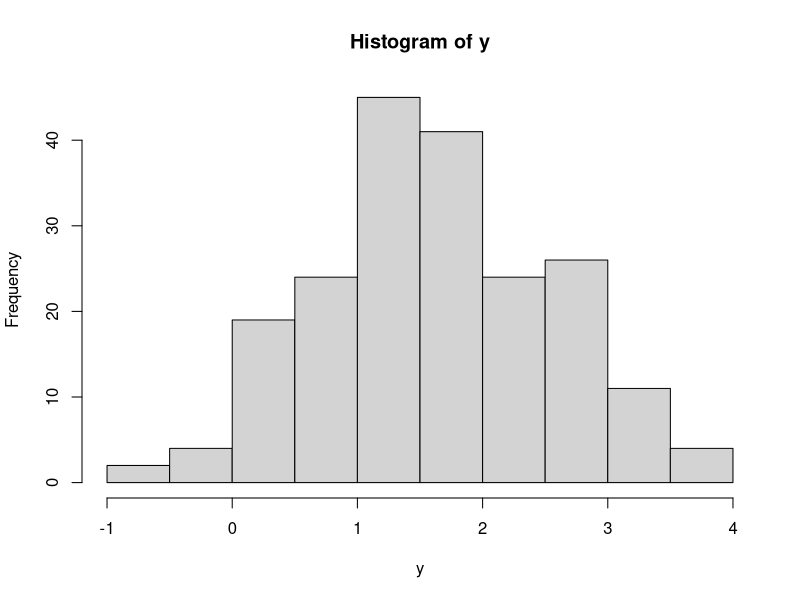
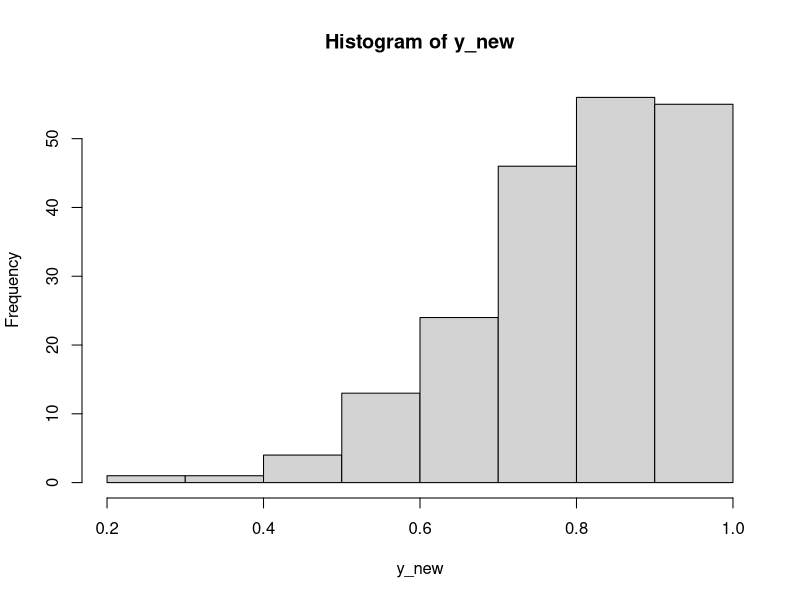
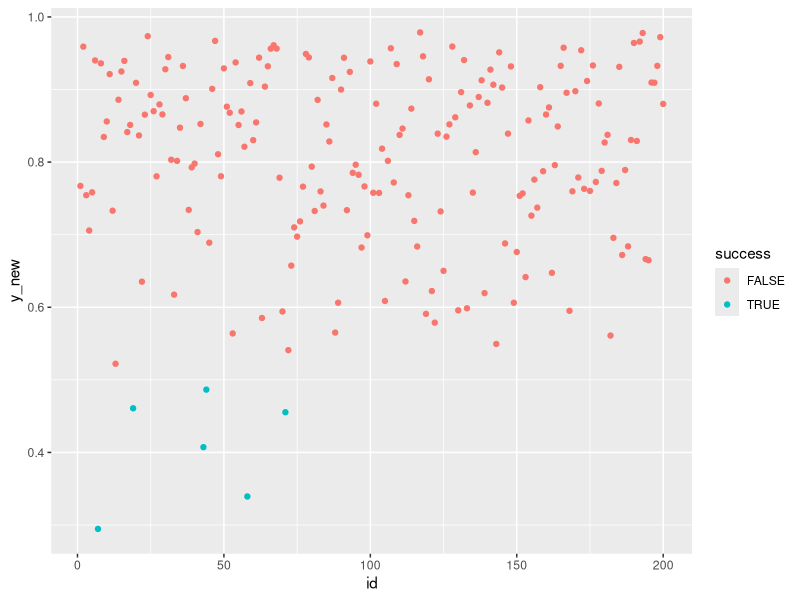

These charts were generated, in order, by the following R code:
set.seed(450) 
n <- 200
x1 <- runif(n)
x2 <- runif(n)
d <- data.frame(x1,x2)
d
error <- rnorm(n, mean = 0, sd = 0.5)
y <- x1 + x1*x1 + x2 +x2*x2 + error
summary(y)
hist(y)

y_new <- exp(y)/(1+exp(y))
hist(y_new)
y_new_d <- data.frame(y_new)
y_new_d
success = 0.5
y_new_d$success <- y_new <= 0.5 
y_new_d
y_new_d$id <- seq(200)
y_new_d

library(ggplot2)
ggplot(data = y_new_d) + 
  geom_point(mapping = aes(y = y_new, x = id, color = success))